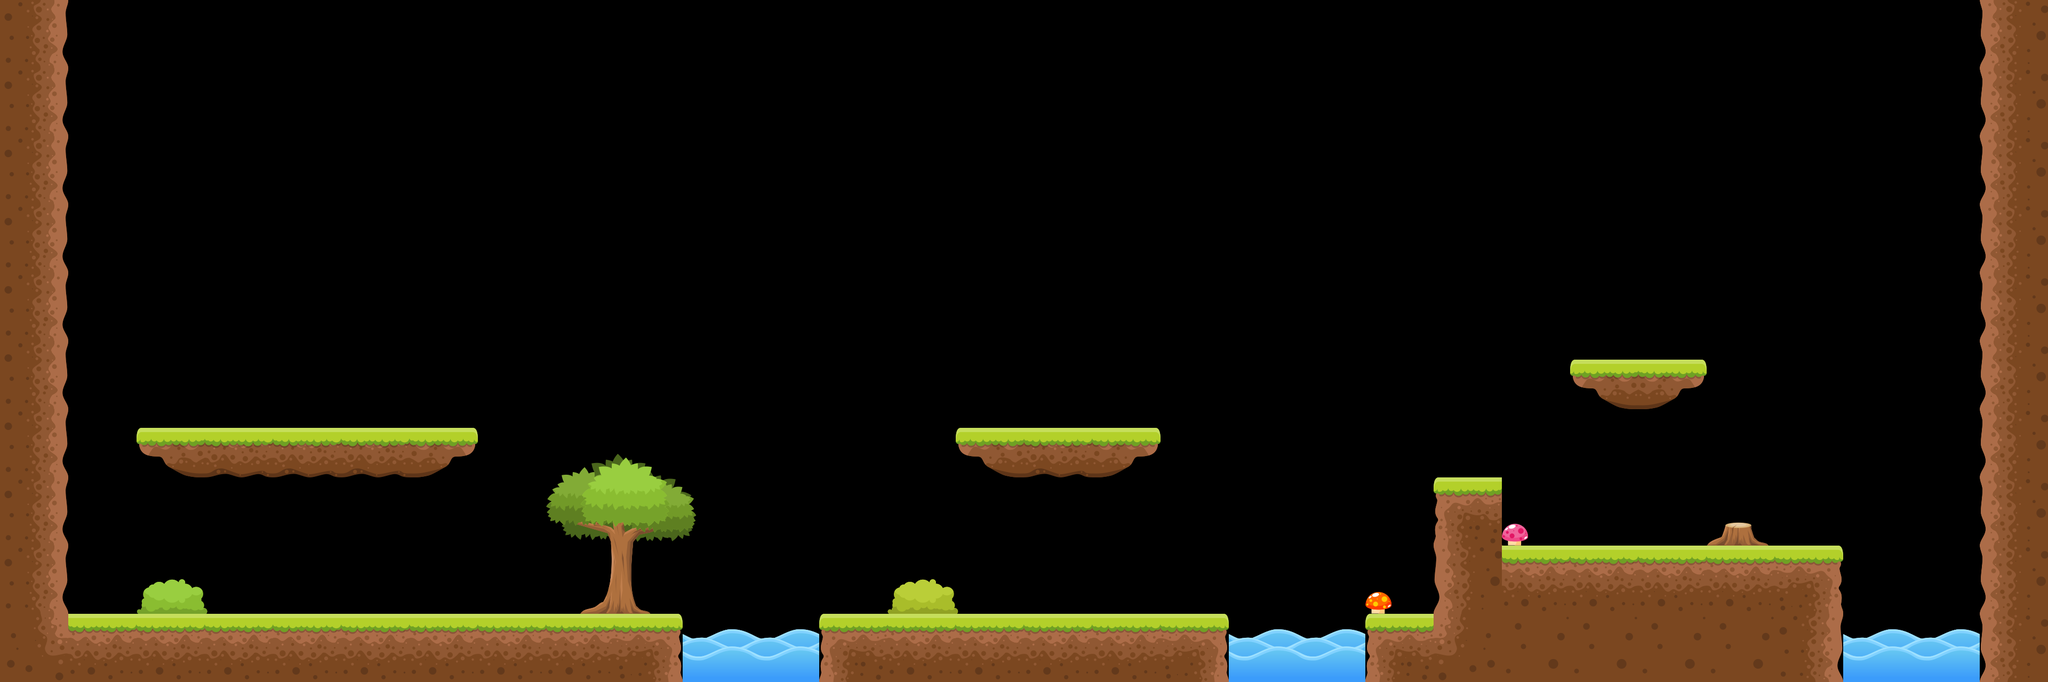

The image is a tile-based game level rendered from a .tmx file. Its description and complete source (layers, tilesets, objects, tile grids) follow:
An orthogonal 30x10 tile map with 128x128 px tiles, 2 tile layers (Main Layer, Scenary), 2 tilesets.

<map version="1.2" tiledversion="1.3.3" orientation="orthogonal" renderorder="left-down" width="30" height="10" tilewidth="128" tileheight="128" infinite="0" nextlayerid="5" nextobjectid="1">
 <tileset firstgid="1" source="Tiles.tsx" />
 <tileset firstgid="20" name="Objects" tilewidth="282" tileheight="301" tilecount="13" columns="0">
  <grid orientation="orthogonal" width="1" height="1" />
  <tile id="0">
   <image width="133" height="65" source="../images/Object/Bush (1).png" />
  </tile>
  <tile id="1">
   <image width="133" height="65" source="../images/Object/Bush (2).png" />
  </tile>
  <tile id="2">
   <image width="73" height="47" source="../images/Object/Bush (3).png" />
  </tile>
  <tile id="3">
   <image width="73" height="46" source="../images/Object/Bush (4).png" />
  </tile>
  <tile id="4">
   <image width="77" height="77" source="../images/Object/Crate.png" />
  </tile>
  <tile id="5">
   <image width="49" height="41" source="../images/Object/Mushroom_1.png" />
  </tile>
  <tile id="6">
   <image width="50" height="41" source="../images/Object/Mushroom_2.png" />
  </tile>
  <tile id="7">
   <image width="63" height="65" source="../images/Object/Sign_1.png" />
  </tile>
  <tile id="8">
   <image width="62" height="64" source="../images/Object/Sign_2.png" />
  </tile>
  <tile id="9">
   <image width="90" height="54" source="../images/Object/Stone.png" />
  </tile>
  <tile id="10">
   <image width="116" height="44" source="../images/Object/Tree_1.png" />
  </tile>
  <tile id="11">
   <image width="282" height="301" source="../images/Object/Tree_2.png" />
  </tile>
  <tile id="12">
   <image width="282" height="275" source="../images/Object/Tree_3.png" />
  </tile>
 </tileset>
 <layer id="3" name="Main Layer" width="30" height="10">
  <data encoding="csv">
6,0,0,0,0,0,0,0,0,0,0,0,0,0,0,0,0,0,0,0,0,0,0,0,0,0,0,0,0,4,
6,0,0,0,0,0,0,0,0,0,0,0,0,0,0,0,0,0,0,0,0,0,0,0,0,0,0,0,0,4,
6,0,0,0,0,0,0,0,0,0,0,0,0,0,0,0,0,0,0,0,0,0,0,0,0,0,0,0,0,4,
6,0,0,0,0,0,0,0,0,0,0,0,0,0,0,0,0,0,0,0,0,0,0,0,0,0,0,0,0,4,
6,0,0,0,0,0,0,0,0,0,0,0,0,0,0,0,0,0,0,0,0,0,0,0,0,0,0,0,0,4,
6,0,0,0,0,0,0,0,0,0,0,0,0,0,0,0,0,0,0,0,0,0,0,13,15,0,0,0,0,4,
6,0,13,14,14,14,15,0,0,0,0,0,0,0,13,14,15,0,0,0,0,0,0,0,0,0,0,0,0,4,
6,0,0,0,0,0,0,0,0,0,0,0,0,0,0,0,0,0,0,0,0,1,0,0,0,0,0,0,0,4,
6,0,0,0,0,0,0,0,0,0,0,0,0,0,0,0,0,0,0,0,0,4,2,2,2,2,3,0,0,4,
10,2,2,2,2,2,2,2,2,3,17,17,1,2,2,2,2,3,17,17,1,8,5,5,5,5,6,17,17,4
</data>
 </layer>
 <layer id="4" name="Scenary" width="30" height="10">
  <data encoding="csv">
0,0,0,0,0,0,0,0,0,0,0,0,0,0,0,0,0,0,0,0,0,0,0,0,0,0,0,0,0,0,
0,0,0,0,0,0,0,0,0,0,0,0,0,0,0,0,0,0,0,0,0,0,0,0,0,0,0,0,0,0,
0,0,0,0,0,0,0,0,0,0,0,0,0,0,0,0,0,0,0,0,0,0,0,0,0,0,0,0,0,0,
0,0,0,0,0,0,0,0,0,0,0,0,0,0,0,0,0,0,0,0,0,0,0,0,0,0,0,0,0,0,
0,0,0,0,0,0,0,0,0,0,0,0,0,0,0,0,0,0,0,0,0,0,0,0,0,0,0,0,0,0,
0,0,0,0,0,0,0,0,0,0,0,0,0,0,0,0,0,0,0,0,0,0,0,0,0,0,0,0,0,0,
0,0,0,0,0,0,0,0,0,0,0,0,0,0,0,0,0,0,0,0,0,0,0,0,0,0,0,0,0,0,
0,0,0,0,0,0,0,0,0,0,0,0,0,0,0,0,0,0,0,0,0,0,25,0,0,30,0,0,0,0,
0,0,20,0,0,0,0,0,31,0,0,0,0,21,0,0,0,0,0,0,26,0,0,0,0,0,0,0,0,0,
0,0,0,0,0,0,0,0,0,0,0,0,0,0,0,0,0,0,0,0,0,0,0,0,0,0,0,0,0,0
</data>
 </layer>
</map>
